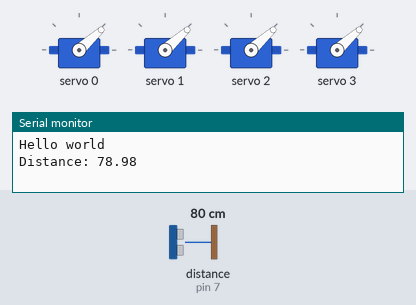
Recording of a sketch running on a simulated Arduino Uno, built with avr-gcc and run on an emulated ATmega328P. Parts: 4 × servo, the last lines printed to the serial monitor. Wiring (inferred from the names in the program): ultrasonic range finder: trigger pin 6; echo pin 7. The test bench sets the inputs (shaded band); at power-on: distance to the obstacle (sensor on pin 7) 80 cm. The echo pulse lasts 58.3 µs per cm.

Above: at 0.28 s.
At 7.2 s:
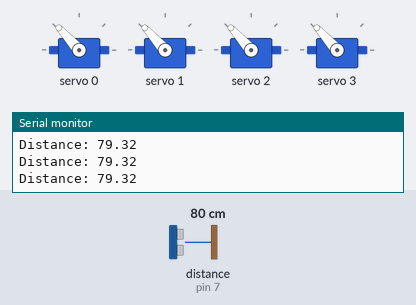
7.3 s: distance to the obstacle (sensor on pin 7) set to 148 cm
8.8 s: distance to the obstacle (sensor on pin 7) set to 155 cm
At 11.1 s:
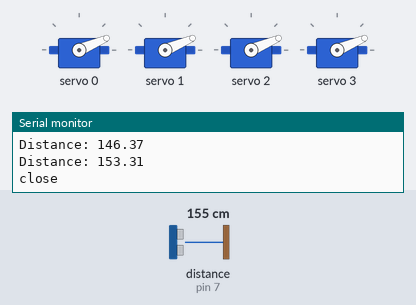
Timing chart, 0 to 12.6 s (numbered marks = the images above; inputs shaded):
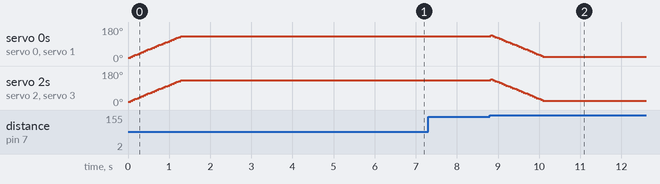

Measured:
- the behaviour switches between 151 and 152 cm on distance to the obstacle (sensor on pin 7) (found by bisection; images 1 and 2)

The sketch:

arduino_code.ino
```cpp
#include <Wire.h>
#include <Adafruit_PWMServoDriver.h>

Adafruit_PWMServoDriver pwm = Adafruit_PWMServoDriver();

const int TRIG = 6; // distance sensor values (pins and threshold)
const int ECHO = 7;
const int DISTANCE = 150;

#define SERVOMIN  150 // This is the 'minimum' pulse length count (out of 4096)
#define SERVOMAX  600 // This is the 'maximum' pulse length count (out of 4096)
#define USMIN  600 // This is the rounded 'minimum' microsecond length based on the minimum pulse of 150
#define USMAX  2400 // This is the rounded 'maximum' microsecond length based on the maximum pulse of 600
#define SERVO_FREQ 50 // Analog servos run at ~50 Hz updates

bool isOpen = false;

void setup() {
  Serial.begin(9600);
  pinMode(TRIG, OUTPUT); // setting pins
  pinMode(ECHO, INPUT);

  pwm.begin();
  pwm.setPWMFreq(SERVO_FREQ);
  Serial.println("Hello world");


}

void loop() {
  digitalWrite(TRIG, LOW);
  delayMicroseconds(2);
  digitalWrite(TRIG, HIGH);
  delayMicroseconds(10);
  digitalWrite(TRIG, LOW);

  float duration = pulseIn(ECHO, HIGH);
  float distance = duration * 0.017;

  Serial.print("Distance: ");
  Serial.println(distance);
  // if dist < max, if not open, open it. if open, run open w return func
  // else if open, close. if close, run close w return func
  if (distance < DISTANCE) {
    open();
  } else {
    close();
  }

  delay(100);

}

void open() { //from 0 to 180
  if (isOpen) return;
  for (int pos = SERVOMIN; pos < 400; pos += 10) {
    pwm.setPWM(0, 0, pos);
    pwm.setPWM(1, 0, pos);
    pwm.setPWM(2, 0, pos);
    pwm.setPWM(3, 0, pos);
    delay(50);
  }
  Serial.println("open");
  isOpen = true;
  delay(5000);
}

void close() { //from 180 to 0
  if (!isOpen) return;
  for (int pos = 400; pos > SERVOMIN; pos -= 10) {
    pwm.setPWM(0, 0, pos);
    pwm.setPWM(1, 0, pos);
    pwm.setPWM(2, 0, pos);
    pwm.setPWM(3, 0, pos);
    delay(50);
  }
  Serial.println("close");
  isOpen = false;
  delay(5000);
}
```
